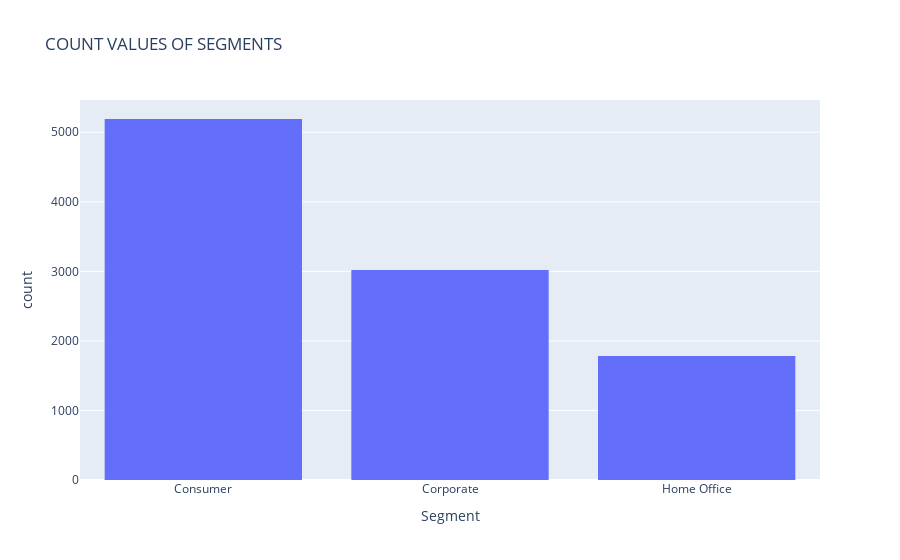

Notebook source saved alongside this figure:
### Code cell
px.histogram(data, x='Segment', title='COUNT VALUES OF SEGMENTS')

### Figure 1 — Plotly figure (JSON) as saved in the notebook; plotly's stock layout.template omitted (floating-point values rounded to 4 significant figures; data arrays with more than 128 entries replaced by an {"elided": "..."} marker saying what was removed)
{"data": [{"alignmentgroup": "True", "bingroup": "x", "hovertemplate": "Segment=%{x}<br>count=%{y}<extra></extra>", "legendgroup": "", "marker": {"color": "#636efa", "pattern": {"shape": ""}}, "name": "", "offsetgroup": "", "orientation": "v", "showlegend": false, "type": "histogram", "x": {"elided": "9994 str values"}, "xaxis": "x", "yaxis": "y"}], "layout": {"barmode": "relative", "legend": {"tracegroupgap": 0}, "title": {"text": "COUNT VALUES OF SEGMENTS"}, "xaxis": {"anchor": "y", "domain": [0, 1], "title": {"text": "Segment"}}, "yaxis": {"anchor": "x", "domain": [0, 1], "title": {"text": "count"}}}}
